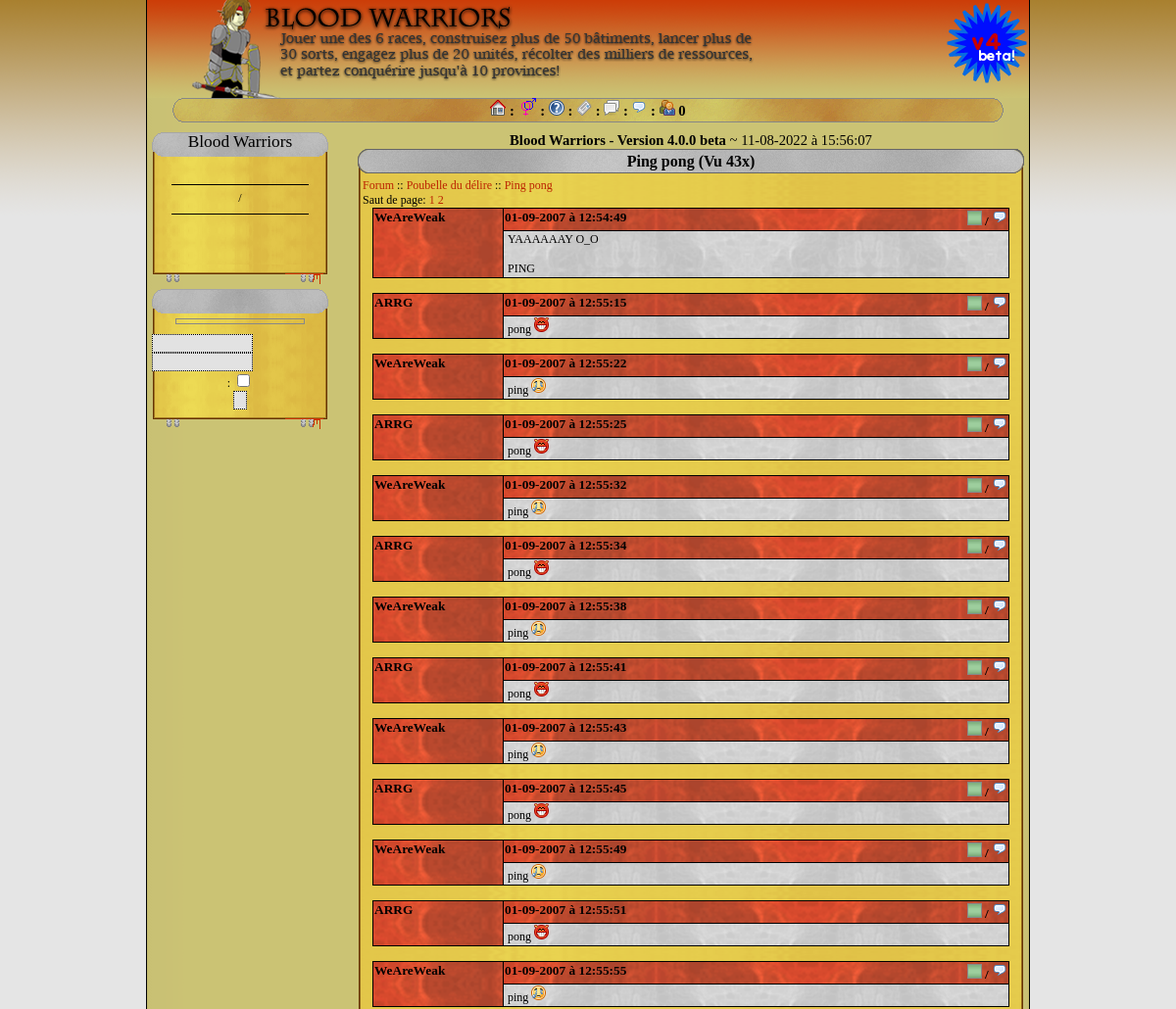
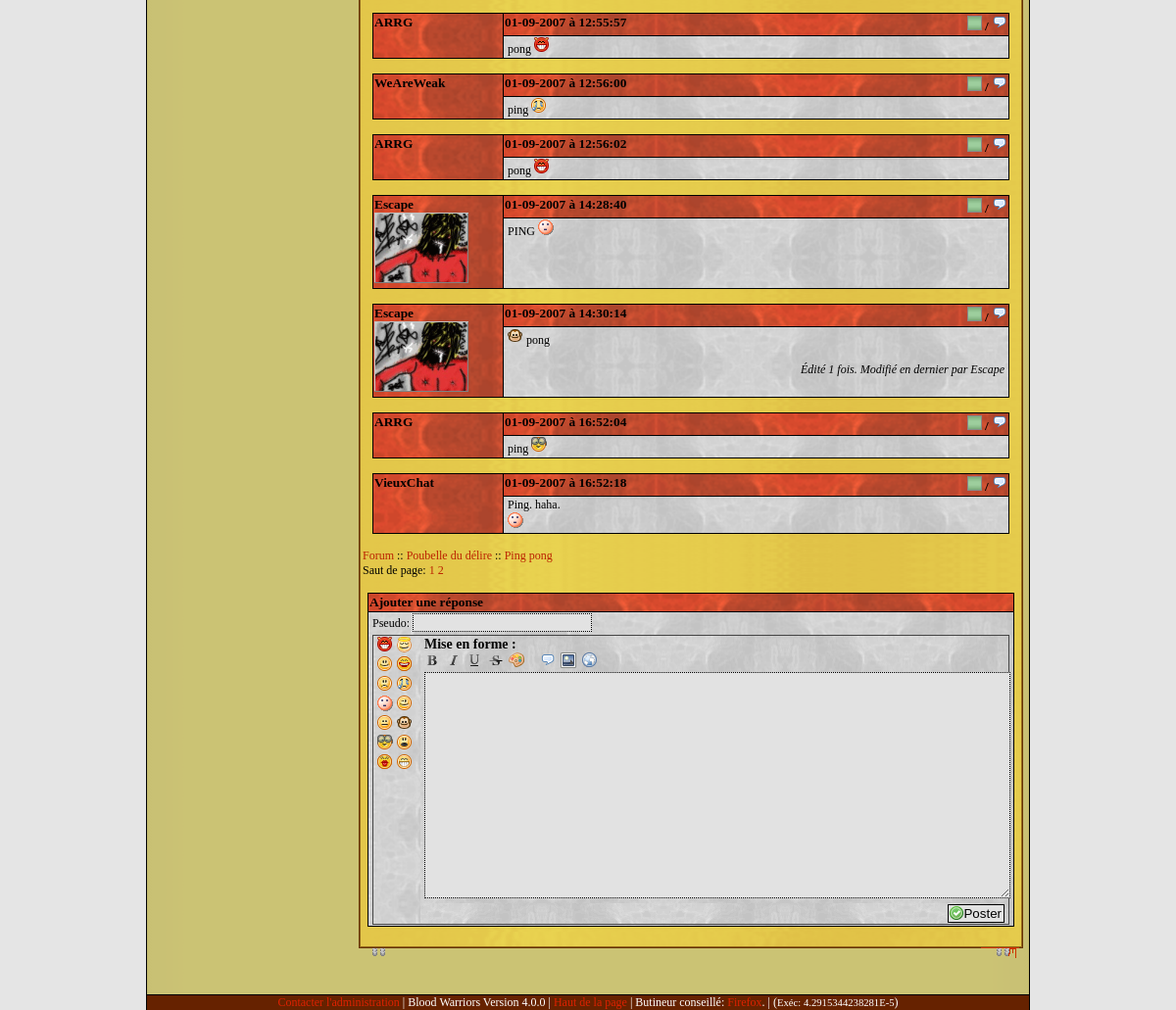
/index.php?p=topic2&id=1&page=1, run on the app's committed database (2 pictures, top to bottom).
### tables this page shows
CREATE TABLE `forum_subjects` (
  `subject_id` int(4) unsigned NOT NULL auto_increment,
  `theme_id` mediumint(3) unsigned NOT NULL default '0',
  `subject_title` varchar(50) NOT NULL default '',
  `subject_poster` varchar(20) NOT NULL default '0',
  `subject_poster_id` int(4) unsigned NOT NULL default '0',
  `subject_time` int(4) unsigned NOT NULL default '0',
  `subject_view` mediumint(8) NOT NULL default '0',
  `subject_replies` smallint(3) unsigned NOT NULL default '0',
  `subject_status` tinyint(1) unsigned NOT NULL default '0',
  `subject_locked` tinyint(1) NOT NULL default '0',
  `subject_last_post_id` int(4) unsigned NOT NULL default '0',
  `subject_created_time` int(4) unsigned NOT NULL default '0',
  PRIMARY KEY  (`subject_id`)
);

CREATE TABLE `forum_themes` (
  `theme_id` mediumint(8) NOT NULL auto_increment,
  `theme_name` varchar(40) NOT NULL default '',
  `theme_description` text NOT NULL,
  `theme_status` smallint(5) NOT NULL default '0',
  `theme_order` smallint(5) NOT NULL default '0',
  `theme_posts` mediumint(8) NOT NULL default '0',
  `theme_topics` mediumint(5) NOT NULL default '0',
  `theme_last_post_id` mediumint(8) NOT NULL default '0',
  PRIMARY KEY  (`theme_id`)
);

CREATE TABLE `forum_messages` (
  `message_id` int(4) unsigned NOT NULL auto_increment,
  `subject_id` mediumint(3) unsigned NOT NULL default '0',
  `message_poster` varchar(20) NOT NULL default '0',
  `message_poster_id` int(4) unsigned NOT NULL default '0',
  `message_text` text NOT NULL,
  `message_time` int(9) NOT NULL default '0',
  `message_edit` varchar(30) NOT NULL default '',
  `message_edit_count` tinyint(1) unsigned NOT NULL default '0',
  PRIMARY KEY  (`message_id`)
);

CREATE TABLE `joueurs` (
  `id` int(9) NOT NULL auto_increment,
  `login` varchar(30) NOT NULL default '',
  `password` varchar(255) NOT NULL default '',
  `pseudo` varchar(20) NOT NULL default '',
  `royaume` varchar(30) NOT NULL default '',
  `race` tinyint(1) unsigned NOT NULL default '0',
  `victoires` smallint(2) unsigned NOT NULL default '0',
  `pertes` smallint(2) unsigned NOT NULL default '0',
  `acceslvl` tinyint(1) unsigned NOT NULL default '0',
  `puissance` int(4) unsigned NOT NULL default '0',
  `theme` tinyint(2) NOT NULL default '0',
  `avatar` varchar(255) NOT NULL default '',
  `vacances` int(4) unsigned NOT NULL default '0',
  `ally_id` int(4) unsigned NOT NULL default '0',
  `ally_lvl` tinyint(1) unsigned NOT NULL default '0',
  `lang` varchar(5) NOT NULL default '',
  `user_session` int(4) unsigned NOT NULL default '0',
  `prenom` varchar(30) NOT NULL default '',
  `nom` varchar(30) NOT NULL default '',
  `email` varchar(60) NOT NULL default '',
  `activationtime` int(9) NOT NULL default '0',
  `decouverte` varchar(255) NOT NULL default '',
  `aut` varchar(15) NOT NULL default '100000000000001',
  PRIMARY KEY  (`id`)
);

CREATE TABLE `autres_smileys` (
  `id_smiley` int(11) NOT NULL auto_increment,
  `code` varchar(10) NOT NULL default '',
  `url_adresse` varchar(30) NOT NULL default '',
  PRIMARY KEY  (`id_smiley`)
);

### include/function_mef.php (called while the page is built, shortened)
<?php
function affiche_variables_callback($text)
{
	$regex = '`\[bwvar\](.+)\[/bwvar\]`si';
	return preg_replace_callback($regex, 'affiche_variables_callback', $text);
}
function affiche($comment)
{
	$comment = affiche_variables_callback($comment);
	$comment = nl2br($comment);
	return $comment;
}
?>

### public/topique.php (the view, shortened to what this page needs)
<?php
$sql = "SELECT subject_id, subject_title,subject_view, subject_status, subject_locked, theme_id FROM forum_subjects WHERE subject_id = '".$_GET['id']."'";
$req = sql_query($sql);
	?>
	<?php
$res = mysql_fetch_array($req);
$Subject_Id = $res['subject_id'];
$Subject_Name = affiche($res['subject_title']);
$Subject_ThemeId = $res['theme_id'];
$Subject_Locked = $res['subject_locked'];
$Subject_Views = $res['subject_view'];
if (($Subject_ThemeId - 116600) > 0) {
	$Sql_Subject_ThemeId = 9;
}
else {
	$Sql_Subject_ThemeId = $Subject_ThemeId;
}
$sql = "SELECT theme_id, theme_status, theme_name FROM forum_themes WHERE theme_id = '".$Sql_Subject_ThemeId."'";
$req = sql_query($sql);
$res = mysql_fetch_array($req);
$Theme_Id = $res['theme_id'];
$Theme_Name = affiche($res['theme_name']);
$Theme_Status = $res['theme_status'];
$CanView = FALSE;
If ($Theme_Status == 1)
{
	$CanView = TRUE;
}
if ($CanView)
{
	?>
	<table class="newtable"><tr>
		<td class="newtitre"><?php echo $Subject_Name." (Vu ".$Subject_Views."x)";
	?>
		</td>
	</tr><tr>
		<td class="newcontenu">
	<?php
	echo "<a href=\"index.php?p=forumgen\">Forum</a> :: <a href=\"index.php?p=forum2&theme=".$Theme_Id."\">".$Theme_Name."</a> :: <a href=\"index.php?p=topic2&id=".$Subject_Id."&page=1\">".$Subject_Name."</a><br />\n";
	$NbrPages = dernierepage($Subject_Id, $CONF['forum_messages']);
	if ($NbrPages > 1) {
		echo "Saut de page: ";
		for ($i = 1; $i <= $NbrPages; $i++) {
			echo "<a href=\"index.php?p=topic2&id=".$Subject_Id."&page=".$i."\">".$i."</a>&nbsp;";
		}
		echo "<br />\n";
	}
	if(isset($_SESSION['id_joueur'])) {
		$Last_Visiting =  get_visiting($Subject_Id);
		update_visiting($Subject_Id);
	} else {
		$Last_Visiting = 0;
	}
	if(!isset($_GET['page'])) $Page = $NbrPages;
	else $Page = $_GET['page'];
	$Start = (($Page*$CONF['forum_messages'])-$CONF['forum_messages']);
	$End = $CONF['forum_messages'];
	$sql = "SELECT * FROM forum_messages WHERE subject_id = '".$Subject_Id."' ORDER BY message_id ASC LIMIT $Start, $End";
	$req = sql_query($sql);
	while ($res = mysql_fetch_array($req))
	{
		$Message_Id = $res['message_id'];
		$Subject_Id = $res['subject_id'];
		$Message_Poster = affiche($res['message_poster']);
		$Message_Poster_ID = $res['message_poster_id'];
		$Message_Text = affiche($res['message_text']);
		$Message_Date = date($CONF['game_timeformat'], $res['message_time']);
		$Message_Edit = $res['message_edit'];
		$Message_Edit_Count = $res['message_edit_count'];
		$UnRead = ($res['message_time'] > $Last_Visiting ? Forum_new(0, 1, false)." / " : "");
		$ins = "SELECT avatar FROM joueurs WHERE id = '".$Message_Poster_ID."'";
		$inq = sql_query($ins);
		$exi = mysql_fetch_array($inq);
		if ($exi['avatar'] != "")
		{
			$Avatar = $exi['avatar'];
		}
		else
		{	$Avatar = 'annonyme'; }
		echo "<table class=\"newsmalltable\">\n";
		echo "<tr>\n";
		echo "	<th rowspan=\"2\" width=\"130px\" height=\"10px\" valign=\"top\">\n";
		echo "		".$Message_Poster."<br />\n";
		if ($Avatar != 'annonyme') echo "		<img src=\"images/avatars/".$Message_Poster_ID."_".$Avatar."\" /><br />\n";
		echo "</th>\n";
		echo "	<th style=\"text-align: left; height: 17px; max-height: 17px;\" colspan=\"2\" width=\"auto\">\n";
		echo "		<div style=\"float:left; height:15px;\">".$Message_Date."</div>";
		echo "<div style=\"float:right;height:auto;\">".$UnRead;
		if ($Subject_Locked == 0) {
			echo "<a href=\"index.php?p=messwright&id=".$Subject_Id."&quoteid=".$Message_Id."\"><img src=\"images/icons/btn_quote.png\" alt=\"Quote\" /></a>\n";
		}
		echo "</div>";
		echo "</th>";
		echo "</tr>\n";
		echo "<tr>\n";
		echo "	<td class=\"in\" colspan=\"2\" valign=\"top\" style=\"text-align: left; min-height:40px;\">\n";
		echo "		".$Message_Text."\n";
		if ($Message_Edit_Count > 0) {
			echo "<br><br><div style=\"float: right;\"><em>Édité ".$Message_Edit_Count." fois. Modifié en dernier par ".$Message_Edit."</em></float>\n";
		}
		echo "<br />\n";
		echo "	</td>\n";
		echo "</tr>\n";
		echo "</table><br />\n";
	}
	echo "<a href=\"index.php?p=forumgen\">Forum</a> :: <a href=\"index.php?p=forum2&theme=".$Theme_Id."\">".$Theme_Name."</a> :: <a href=\"index.php?p=topic2&id=".$Subject_Id."&page=1\">".$Subject_Name."</a><br />\n";
	if ($NbrPages > 1) {
		echo "Saut de page: ";
		for ($i = 1; $i <= $NbrPages; $i++) {
			echo "<a href=\"index.php?p=topic2&id=".$Subject_Id."&page=".$i."\">".$i."</a>&nbsp;";
		}
		echo "<br />\n";
	}
	if ($Subject_Locked == 0)
	{?>	<br>
		<TABLE class="newsmalltable">
		<TR>
			<TH>Ajouter une réponse</TH>
		</TR>
		<TR>
			<TD>
			<FORM METHOD="POST" name="post" ACTION="index.php?p=topicmod2&do=add&sujet=<?php echo $Subject_Id; ?>">
			<?php
			if(!isset($_SESSION['id_joueur'])) {
			echo "	Pseudo: <INPUT TYPE=\"text\" NAME=\"postposter\" maxlength=\"20\"><br />\n";
			}
			include ('include/mise_en_forme.inc.php');
			bw_afficheToolbar("Poster");
			?>
			</FORM>
			</TD>
		</TR>
		</TABLE>
	<?php
	}
	bw_tableau_end();
}

### include/fonction.php (shortened to what this page needs)
<?php
function sql_query($val)
{
	$ret = mysql_query($val) or print(bw_error("Erreur SQL !<br />".$val."<br />".mysql_error()));
	return $ret;
}
function dernierepage($Subject_Id, $Config)
{
	$sqlmessagesnbr = "SELECT message_id FROM forum_messages WHERE subject_id = '".$Subject_Id."'";
	$reqmessagesnbr = sql_query($sqlmessagesnbr);
	$nombredemessages = mysql_num_rows($reqmessagesnbr);
	$dernierepage = ceil($nombredemessages/$Config);
	return $dernierepage;
}
function bw_tableau_end()
{
	echo "		</td>\n";
	echo "	</tr><tr>\n";
	echo "		<td class=\"newfin\">&nbsp;</td>\n";
	echo "	</tr></table>\n";
}
function Forum_new($a,$b, $big = true)
{
	$extra = ($big ? '' : '_');
	if ($a < $b)
		$forum_new = "<img src=\"images/".$extra."forum_new.png\" title=\"Nouveau\" alt=\"New\" />";
	else
		$forum_new = "<img src=\"images/".$extra."forum_not_new.png\" title=\"Déjà lu\" alt=\"Old\" />";
	return $forum_new;
}
function bw_icon($Img, $Title = '')
{
	$ret = "<img src=\"images/icons/".$Img."\" alt=\"".$Img."\" ".($Title != '' ? "title=\"".$Title."\" " : '')."/> ";
	return $ret;
}
?>

### include/mise_en_forme.inc.php (shortened to what this page needs)
<?php
function bw_afficheToolbar($submit, $text = '', $titleZone = false, $title = '')
{
	?>
	<table class="tbl_message">
	<tr>
		<td rowspan="2" width="40px" valign="top">
		<?php
		$sqlsmileys = "SELECT * FROM `autres_smileys` ORDER BY `id_smiley` ASC";
		$reqsmileys = mysql_query($sqlsmileys);
		$cpt = 0;
		while($ressmileys = mysql_fetch_array($reqsmileys))
		{
			echo "<a href=\"javascript:emoticon(document.getElementById('commentaire'), '".$ressmileys['code']."')\"><img src=\"smiles/icon_".$ressmileys['url_adresse'].".png\" border=\"0\"/></a>";
			$cpt ++;
			echo ($cpt % 2 == 0 ? "<br />\n": "&nbsp");
		}
		?>
		</td>
		<td>
		<strong>Mise en forme :</strong><br />
		<textarea rows="15" style="width:100%" name="commentaire" id="commentaire"><?php echo $text; ?></textarea>
		</td>
	</tr>
	<tr>
		<td colspan="2" style="text-align:right;"><input class="valide" type="submit" value="<?php echo $submit; ?>" /></td>
	</tr>
	</table>
<?php
}
?>

### css8.css (style rules this page uses)
body { background:url(images/css/v4/Background-V4.0.1.png); background-repeat : repeat-x; background-color: #e5e5e5; margin: 0px; padding: 0px; font-size: 11pt; }
table.newtable { width:680px; border: 0px; border-collapse: collapse; text-align: center; }
td.newtitre { width:auto; font-weight: bold; background:url(images/css/v4/entetelarge.png); padding: 0px 0px; text-align: center; line-height: 20px; height: 25px; font-size: 12pt; }
td.newcontenu { width:100%; background: url(images/css/v4/contenularge.png); font-size: 12px; padding: 5px 5px; text-align: center; text-align:justify; }
td.newfin { width:100%; background: url(images/css/v4/baslarge.png); height: 27px; font-size: 14px; padding: 0px 5px; text-align: center; padding-bottom: 20px; background-repeat: no-repeat; }
table.newsmalltable { width: 650px; border: none; margin-left:auto; margin-right:auto; border-collapse: collapse; }
table.newsmalltable th { background:url('images/css/v4/entete.png'); text-align: left; border: 1px solid black; font-weight: bold; font-size: 10pt; }
table.newsmalltable th a { color: #fa0; }
table.newsmalltable td { background:url('images/css/v4/in.png'); text-align: left; font-size: 9pt; border: 1px solid black; padding: 1px 4px; }
table.tbl_message { background:url('images/css/v4/in.png'); width: 650px; border: 1px solid #444; margin-left:auto; margin-right:auto; border-collapse: collapse; margin-top: 3px; }
table.tbl_message td { text-align: left; font-size: 10.5pt; border: 0px; padding: 1px 4px; }
img { border: 0px; }
textarea { border: 1px dotted #000; background: #E2E2E2; }
input { border: 1px dotted #000; background: #E2E2E2; }
form { margin: 0px; padding: 0px; border: 0px; }
a:link { color:#b20; text-decoration:none; }
input.valide { background-image:url('images/icons/btn_validate.png'); background-repeat: no-repeat; text-align: right; padding-left: 15px; padding-right: 2px; border: 1px solid black; }

### data on the page
forum_subjects: subject_title "Ping pong", subject_view "43"
forum_themes: theme_name "Poubelle du délire"
forum_messages: message_poster "WeAreWeak", message_time "01-09-2007 à 12:54:49", message_time "/", message_text "YAAAAAAY O_O PING"
forum_messages: message_poster "ARRG", message_time "01-09-2007 à 12:55:15", message_time "/", message_text "pong", message_text (picture)
forum_messages: message_poster "WeAreWeak", message_time "01-09-2007 à 12:55:22", message_time "/", message_text "ping", message_text (picture)
forum_messages: message_poster "ARRG", message_time "01-09-2007 à 12:55:25", message_time "/", message_text "pong", message_text (picture)
forum_messages: message_poster "WeAreWeak", message_time "01-09-2007 à 12:55:32", message_time "/", message_text "ping", message_text (picture)
forum_messages: message_poster "ARRG", message_time "01-09-2007 à 12:55:34", message_time "/", message_text "pong", message_text (picture)
forum_messages: message_poster "WeAreWeak", message_time "01-09-2007 à 12:55:38", message_time "/", message_text "ping", message_text (picture)
forum_messages: message_poster "ARRG", message_time "01-09-2007 à 12:55:41", message_time "/", message_text "pong", message_text (picture)
forum_messages: message_poster "WeAreWeak", message_time "01-09-2007 à 12:55:43", message_time "/", message_text "ping", message_text (picture)
forum_messages: message_poster "ARRG", message_time "01-09-2007 à 12:55:45", message_time "/", message_text "pong", message_text (picture)
forum_messages: message_poster "WeAreWeak", message_time "01-09-2007 à 12:55:49", message_time "/", message_text "ping", message_text (picture)
forum_messages: message_poster "ARRG", message_time "01-09-2007 à 12:55:51", message_time "/", message_text "pong", message_text (picture)
forum_messages: message_poster "WeAreWeak", message_time "01-09-2007 à 12:55:55", message_time "/", message_text "ping", message_text (picture)
forum_messages: message_poster "ARRG", message_time "01-09-2007 à 12:55:57", message_time "/", message_text "pong", message_text (picture)
forum_messages: message_poster "WeAreWeak", message_time "01-09-2007 à 12:56:00", message_time "/", message_text "ping", message_text (picture)
forum_messages: message_poster "ARRG", message_time "01-09-2007 à 12:56:02", message_time "/", message_text "pong", message_text (picture)
forum_messages: message_poster "Escape", joueurs.avatar (picture), message_time "01-09-2007 à 14:28:40", message_time "/", message_text "PING", message_text (picture)
forum_messages: message_poster "Escape", joueurs.avatar (picture), message_time "01-09-2007 à 14:30:14", message_time "/", message_text (picture), message_text "pong", message_edit_count "1", message_edit "Escape"
forum_messages: message_poster "ARRG", message_time "01-09-2007 à 16:52:04", message_time "/", message_text "ping", message_text (picture)
forum_messages: message_poster "VieuxChat", message_time "01-09-2007 à 16:52:18", message_time "/", message_text "Ping. haha.", message_text (picture)
autres_smileys: url_adresse (picture)
autres_smileys: url_adresse (picture)
autres_smileys: url_adresse (picture)
autres_smileys: url_adresse (picture)
autres_smileys: shows a picture
autres_smileys: shows a picture
autres_smileys: url_adresse (picture)
autres_smileys: url_adresse (picture)
autres_smileys: url_adresse (picture)
autres_smileys: url_adresse (picture)
autres_smileys: url_adresse (picture)
autres_smileys: url_adresse (picture)
autres_smileys: url_adresse (picture)
autres_smileys: url_adresse (picture)

### other printed values
$Connectes "0"
$GLOBALS['CONF']['game_echo'] "Version 4.0.0 beta"
$CONF['game_version'] "4.0.0"
$MicroTime['final'] "4.2915344238281E-5"
